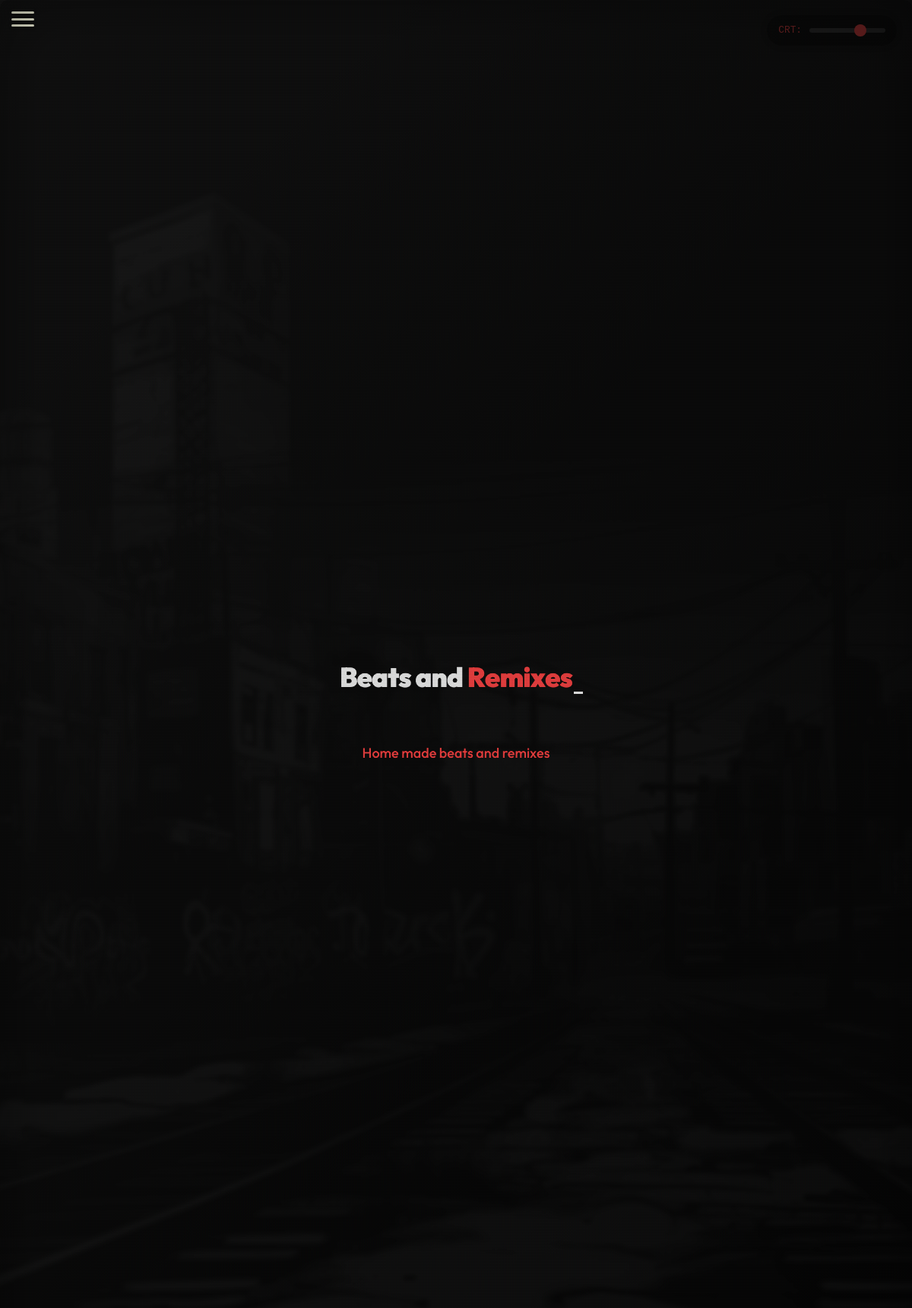
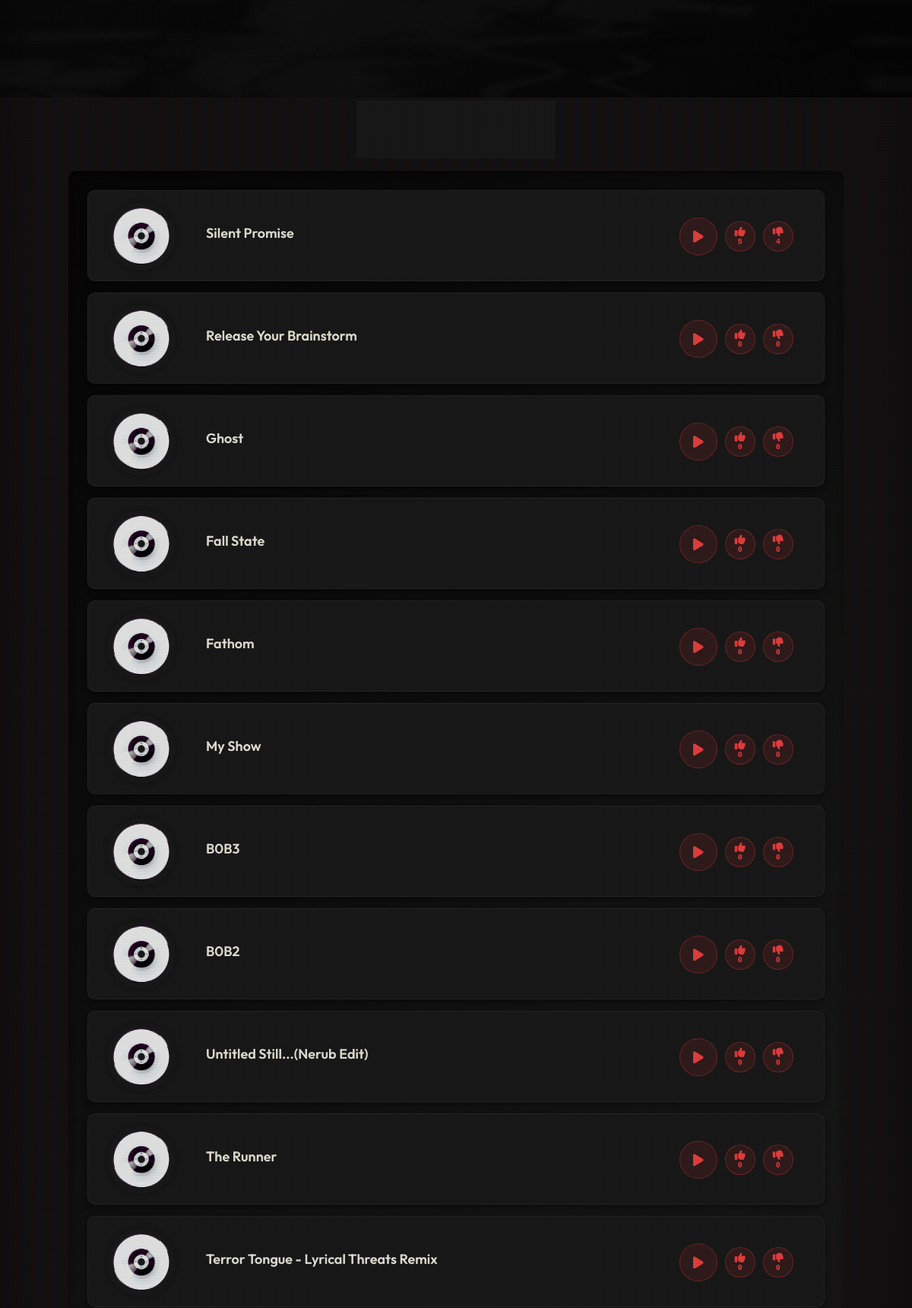
The page /showcase (upper part) on the database its author committed (2 pictures, top to bottom).
### models.py (models this page shows, shortened)
class Track(db.Model):
    __tablename__ = 'tracks'
    id = db.Column(db.Integer, primary_key=True)
    name = db.Column(db.String(200), nullable=False)
    description = db.Column(db.String(500), nullable=True)
    file = db.Column(db.String(200), nullable=False)
    artwork = db.Column(db.String(200), nullable=True)
    artwork_secondary = db.Column(db.String(200), nullable=True)
    play_count = db.Column(db.Integer, default=0)
    like_count = db.Column(db.Integer, default=0)  # New field for likes
    unlike_count = db.Column(db.Integer, default=0)  # New field for unlikes
    date_added = db.Column(db.DateTime, default=datetime.utcnow)

### app.py (the view)
@app.route('/showcase')
def showcase():
    sort_by = request.args.get('sort', 'date_desc')
    if sort_by == 'name_asc':
        tracks = Track.query.order_by(Track.name.asc()).all()
    elif sort_by == 'name_desc':
        tracks = Track.query.order_by(Track.name.desc()).all()
    elif sort_by == 'date_asc':
        tracks = Track.query.order_by(Track.date_added.asc()).all()
    elif sort_by == 'play_count':
        tracks = Track.query.order_by(Track.play_count.desc()).all()
    elif sort_by == 'like_count':  # New sorting option
        tracks = Track.query.order_by(Track.like_count.desc()).all()
    else:  # date_desc is default
        tracks = Track.query.order_by(Track.date_added.desc()).all()
    latest_track = Track.query.order_by(Track.date_added.desc()).first()
    return render_template('showcase.html', tracks=tracks, sort_by=sort_by, latest_track=latest_track)

### templates/showcase.html (shortened to what this page needs)
{% extends 'base.html' %}
{% from 'components/hero.html' import hero %}
{% block content %}
<div class="hero-section">
    <div class="title-container">
        <h1 class="text-title"><span class="word">Beats</span> <span class="word">and</span> <span class="word">Remixes</span></h1>
        <p class="subtitle">Home made beats and remixes</p>
    </div>
</div>
<form method="GET" action="{{ url_for('showcase') }}">
    <div class="sort">Sort By:
    <select name="sort" id="sort" onchange="this.form.submit()">
        <option value="date_desc" {% if sort_by == 'date_desc' %}selected{% endif %}>Most Recent</option>
    </select>
    </div>
</form>
<div class="track-container">
    {% for track in tracks %}
    <div class="track-card">
        <div class="track-artwork">
            <img src="{{ url_for('static', filename='uploads/' + (track.artwork or 'No Artwork')) }}" alt="Artwork">
        </div>
        {% if track.artwork_secondary and track.artwork_secondary != "No Secondary Artwork" %}
            <div class="track-artwork-secondary">
                <img src="{{ url_for('static', filename='uploads/' + track.artwork_secondary) }}" alt="Secondary Artwork">
            </div>
        {% else %}
            <div class="track-info">
                <h3>{{ track.name }}</h3>
            </div>
        {% endif %}
        <div class="track-buttons">
            <button class="play-track-btn"
                data-track-url="{{ url_for('static', filename='uploads/' + track.file) }}"
                data-track-name="{{ track.name }}"
                data-track-artwork="{{ url_for('static', filename='uploads/' + track.artwork) }}"
                data-track-artwork-secondary="{{ url_for('static', filename='uploads/' + track.artwork_secondary) if track.artwork_secondary and track.artwork_secondary != 'No Secondary Artwork' else '' }}">
            </button>
            <button class="reaction-btn like-btn" data-track-id="{{ track.id }}" title="Like">
                <i class="fas fa-thumbs-up"></i>
                <span class="reaction-count like-count">{{ track.like_count or 0 }}</span>
            </button>
            <button class="reaction-btn unlike-btn" data-track-id="{{ track.id }}" title="Unlike">
                <i class="fas fa-thumbs-down"></i>
                <span class="reaction-count unlike-count">{{ track.unlike_count or 0 }}</span>
            </button>
        </div>
    </div>
    {% endfor %}
</div>
{% endblock %}

### templates/base.html (shortened to what this page needs)
<!DOCTYPE html>
<html lang="en">
<head>
    <link rel="stylesheet" href="{{ url_for('static', filename='css/typography.css') }}">
    <link rel="stylesheet" href="{{ url_for('static', filename='css/base.css') }}">
    <link rel="stylesheet" href="{{ url_for('static', filename='css/hero.css') }}">
    <link rel="stylesheet" href="{{ url_for('static', filename='css/navigation.css') }}">
    <link rel="stylesheet" href="{{ url_for('static', filename='css/track-display.css') }}">
    <link rel="stylesheet" href="{{ url_for('static', filename='css/audio-player.css') }}">
    <link rel="stylesheet" href="{{ url_for('static', filename='css/admin.css') }}">
    <link rel="stylesheet" href="{{ url_for('static', filename='css/page-specific.css') }}">
    <link rel="stylesheet" href="{{ url_for('static', filename='css/converter.css') }}">
    <link rel="stylesheet" href="{{ url_for('static', filename='css/guides.css') }}">
    <link rel="stylesheet" href="{{ url_for('static', filename='css/analyzer.css') }}">
    <link rel="stylesheet" href="{{ url_for('static', filename='css/separator.css') }}">
    <link rel="stylesheet" href="{{ url_for('static', filename='css/youtube.css') }}">
    <link rel="stylesheet" href="{{ url_for('static', filename='css/crt-effect.css') }}">
    <link rel="stylesheet" href="{{ url_for('static', filename='css/gradients.css') }}">
    <link rel="stylesheet" href="https://cdnjs.cloudflare.com/ajax/libs/font-awesome/6.4.0/css/all.min.css">
</head>
<body>
    <div class="menu-toggle" onclick="toggleMenu()">
        <span></span>
        <span></span>
        <span></span>
    </div>
    <div id="main-content">
        <main>
            <div class="content-wrapper">
                {% block content %}{% endblock %}
            </div>
        </main>
    </div>
</body>
</html>

### static/css/typography.css (style rules this page uses)
:root { --font-primary: 'Outfit', sans-serif; --font-secondary: 'JetBrains Mono', monospace; --font-accent: 'Fraunces', serif; --font-body: 'DM Sans', sans-serif; --weight-light: 300; --weight-regular: 400; --weight-medium: 500; --weight-semibold: 600; --weight-bold: 700; --weight-extrabold: 800; --weight-black: 900; --font-size-xs: 12px; --font-size-sm: 14px; --font-size-base: 16px; --font-size-md: 18px; --font-size-lg: 20px; --font-size-xl: 24px; --font-size-2xl: 28px; --font-size-3xl: 32px; --font-size-4xl: 36px; --line-height-tight: 1.2; --line-height-normal: 1.5; --line-height-relaxed: 1.75; --letter-spacing-tight: -0.025em; --letter-spacing-normal: 0; --letter-spacing-wide: 0.025em; --letter-spacing-wider: 0.05em; }
body { font-family: var(--font-body); font-weight: var(--weight-regular); font-size: var(--font-size-base); line-height: var(--line-height-normal); color: var(--text-color); }
h1, h2, h3, h4, h5, h6 { font-family: var(--font-primary); font-weight: var(--weight-bold); line-height: var(--line-height-tight); margin-top: 0; margin-bottom: 0.5em; }
h1 { font-size: var(--font-size-3xl); letter-spacing: var(--letter-spacing-tight); }
h3 { font-size: var(--font-size-xl); }
.text-title { font-family: var(--font-primary); font-weight: var(--weight-black); letter-spacing: var(--letter-spacing-tight); }
.subtitle { font-family: var(--font-body); font-weight: var(--weight-medium); font-size: var(--font-size-md); }
.btn, button { font-family: var(--font-primary); font-weight: var(--weight-semibold); font-size: var(--font-size-base); letter-spacing: var(--letter-spacing-wide); }

### static/css/base.css (style rules this page uses)
:root { --global-artwork-size: 50px; --global-artwork-size-mobile: 40px; --track-artwork-size: 90px; --track-artwork-secondary-width: 200px; --track-artwork-secondary-height: 100px; --admin-artwork-size: 40px; --track-artwork-size-mobile: 70px; --track-artwork-secondary-mobile-size: 150px; --primary-color: #fc4242; --secondary-color: #2c2c2c; --text-color: #ffffff; --background-color: #121212; --card-background: #1e1e1e; --hover-color: #fc4242; --card-hover-background: rgba(40, 40, 40, 0.8); --shadow-sm: 0 2px 5px rgba(0, 0, 0, 0.2); --shadow-md: 0 4px 15px rgba(0, 0, 0, 0.3); --shadow-lg: 0 10px 30px rgba(0, 0, 0, 0.4); --shadow-primary: 0 4px 15px rgba(252, 66, 66, 0.3); --shadow-primary-lg: 0 6px 20px rgba(252, 66, 66, 0.4); --transition-fast: all 0.2s ease; --transition-normal: all 0.3s ease; --transition-slow: all 0.5s ease; --border-radius-small: 5px; --border-radius-medium: 10px; --border-radius-large: 15px; --border-radius-circle: 50%; --z-index-dropdown: 100; --z-index-player: 900; --z-index-preloader: 1000; }
* { margin: 0; padding: 0; box-sizing: border-box; }
body { background-color: var(--background-color); color: var(--text-color); line-height: 1.6; scroll-behavior: smooth; margin: 0; padding: 0; overflow-x: hidden; overflow-y:hidden; }
body::before { content: ''; position: fixed; top: 0; left: 0; width: 100%; height: 100%; background: radial-gradient(circle at 50% 50%, rgba(252, 66, 66, 0.03) 0%, transparent 70%); pointer-events: none; z-index: -1; }
main { padding: 40px 20px 200px; text-align: center; font-size: 16px; min-height: calc(100vh - 80px); position: relative; width: 100%; max-width: 100%; overflow-x: hidden; box-sizing: border-box; }
h1, h2 { opacity: 0; transform: translateY(30px); animation: fadeInUp 1s forwards; }
p { opacity: 0; transform: translateY(30px); animation: fadeInUp 1s forwards; }
h1 { animation-delay: 0.3s; position: relative; display: inline-block; }
h1::after { content: ''; position: absolute; bottom: -10px; left: 50%; transform: translateX(-50%); width: 60px; height: 3px; background: linear-gradient(90deg, transparent, var(--primary-color), transparent); opacity: 0; animation: fadeIn 1s forwards 1s; }
p { margin-bottom: 20px; animation-delay: 0.3s; }
.title-container { margin-bottom: 50px; position: relative; }
.word { display: inline-block; animation: float 6s ease-in-out infinite; }
.word:nth-child(1) { animation-delay: 0s; }
.word:nth-child(3) { animation-delay: 1s; }
@media (min-height: 900px) { main { padding-bottom: 120px; } }
main { padding: 40px 20px 200px; }

### static/css/audio-player.css (style rules this page uses)
.track-artwork { width: 100%; height: 100%; object-fit: contain; border-radius: 50%; transition: var(--transition-normal); }

### rows shown on the page
Track: artwork (picture), name "Silent Promise", like_count "5", unlike_count "4"
Track: artwork (picture), name "Release Your Brainstorm", like_count "0", unlike_count "0"
Track: artwork (picture), name "Ghost", like_count "0", unlike_count "0"
Track: artwork (picture), name "Fall State", like_count "0", unlike_count "0"
Track: artwork (picture), name "Fathom", like_count "0", unlike_count "0"
Track: artwork (picture), name "My Show", like_count "0", unlike_count "0"
Track: artwork (picture), name "B0B3", like_count "0", unlike_count "0"
Track: artwork (picture), name "B0B2", like_count "0", unlike_count "0"
Track: artwork (picture), name "Untitled Still...(Nerub Edit)", like_count "0", unlike_count "0"
Track: artwork (picture), name "The Runner", like_count "0", unlike_count "0"
Track: artwork (picture), name "Terror Tongue - Lyrical Threats Remix", like_count "0", unlike_count "0"
